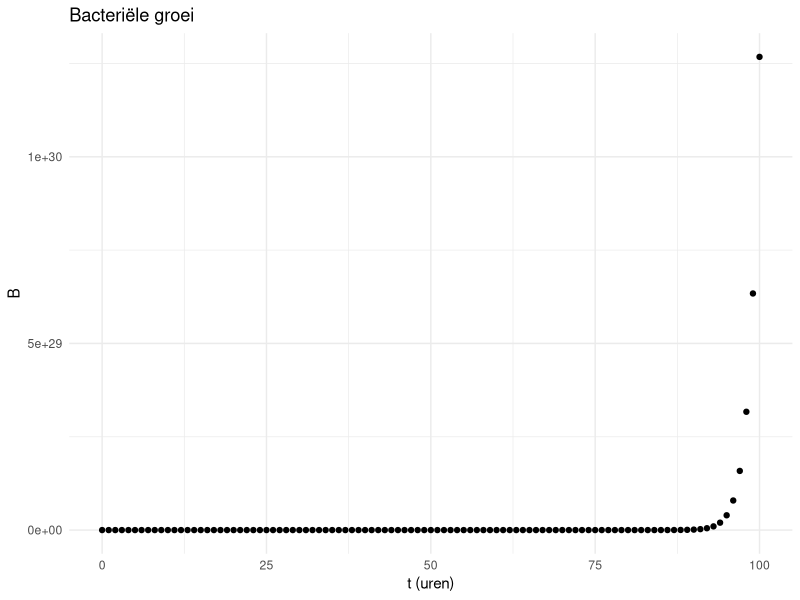
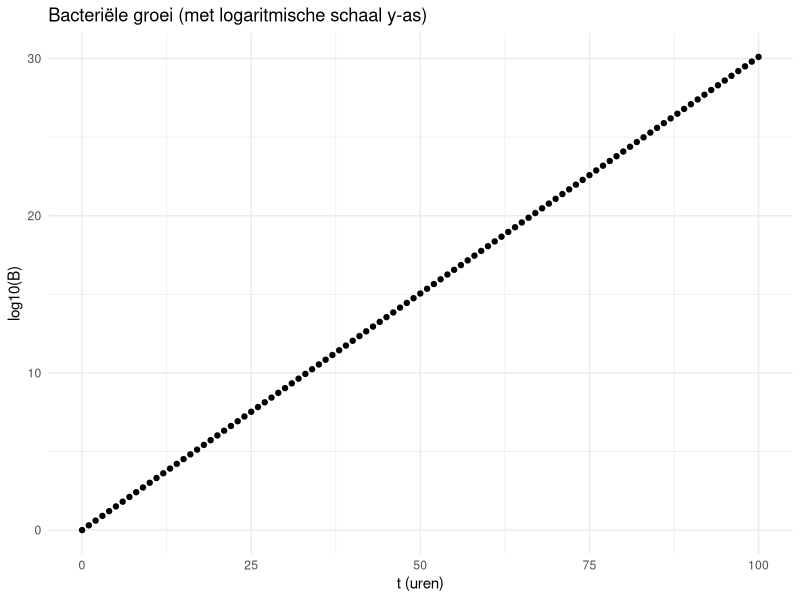

Write R code to recreate these figures, in order.
## ---- chunk 1
library(ggplot2)
bact <- data.frame(t = seq(0,100,1),
                   B = 2^(seq(0,100,1)))
ggplot(data = bact, aes(x = t, y = B)) +
  geom_point() +
  theme_minimal() +
  labs(title = "Bacteriële groei") +
  xlab("t (uren)")

ggplot(data = bact, aes(x = t, y = log10(B))) +
  geom_point() +
  theme_minimal() +
  labs(title = "Bacteriële groei (met logaritmische schaal y-as)") +
  xlab("t (uren)")
